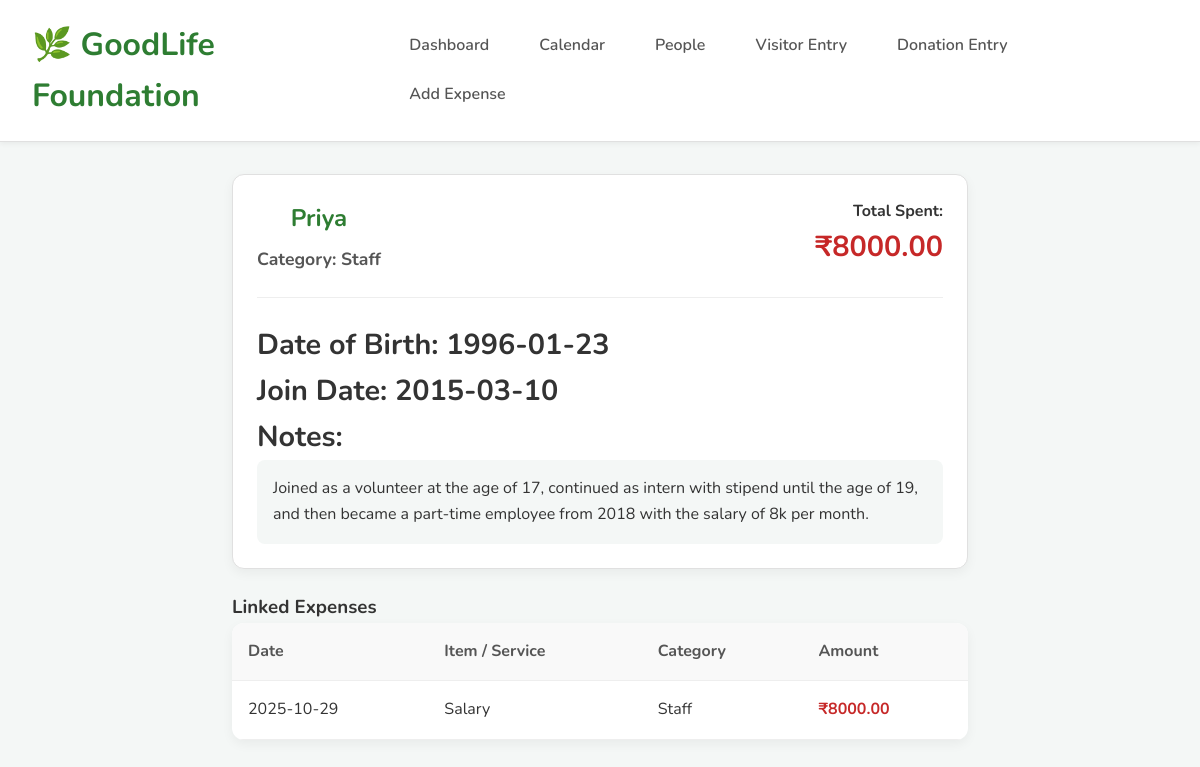
Page /person/2 on the committed database.
### tables this page shows
CREATE TABLE people (
                id INTEGER PRIMARY KEY AUTOINCREMENT,
                name TEXT NOT NULL,
                dob DATE,
                category TEXT NOT NULL,
                join_date DATE,
                notes TEXT
            );

CREATE TABLE expenses (
                id INTEGER PRIMARY KEY AUTOINCREMENT,
                item_name TEXT, amount REAL, category TEXT,
                details TEXT, expense_date DATE,
                person_id INTEGER, 
                FOREIGN KEY(person_id) REFERENCES people(id)
            );

### goodlife_admin.py (the view)
@app.route('/person/<int:person_id>')
def person_profile(person_id):
    db = get_db()
    person = db.execute("SELECT * FROM people WHERE id = ?", (person_id,)).fetchone()
    if not person:
        flash("Person not found.", "danger")
        return redirect(url_for('people_list'))
    expenses = db.execute('''
        SELECT item_name, amount, category, expense_date
        FROM expenses WHERE person_id = ?
        ORDER BY expense_date DESC
    ''', (person_id,)).fetchall()
    total_spent_row = db.execute("SELECT SUM(amount) as total FROM expenses WHERE person_id = ?", (person_id,)).fetchone()
    total_spent = total_spent_row['total'] or 0
    return render_template('person_profile.html', person=person, expenses=expenses, total_spent=total_spent)

### goodlife_admin.py (called while the page is built)
def get_db():
    if 'db' not in g:
        g.db = sqlite3.connect(DB_NAME)
        g.db.row_factory = sqlite3.Row
    return g.db

### templates/person_profile.html (shortened to what this page needs)
{% extends "base.html" %}
{% block content %}
<div class="finance-card" style="margin-bottom: 1.5rem;">
    <div style="display: flex; justify-content: space-between; align-items: flex-start;">
        <div>
            <h2>{{ person.name }}</h2>
            <p style="font-size: 1.1rem; color: #555; margin-top: -1rem;">
                <strong>Category:</strong> {{ person.category }}
            </p>
        </div>
        <div style="text-align: right;">
            <strong>Total Spent:</strong>
            <p style="font-size: 1.8rem; font-weight: bold;" class="negative">
                ₹{{ "%.2f"|format(total_spent) }}
            </p>
        </div>
    </div>
    <hr style="border: 0; border-top: 1px solid #eee; margin: 1.5rem 0;">
    <p><strong>Date of Birth:</strong> {{ person.dob or 'N/A' }}</p>
    <p><strong>Join Date:</strong> {{ person.join_date or 'N/A' }}</p>
    <p><strong>Notes:</strong></p>
    <pre style="background-color: #f4f7f6; padding: 1rem; border-radius: 8px; font-family: 'Nunito', sans-serif; white-space: pre-wrap;">{{ person.notes or 'No notes.' }}</pre>
</div>
<h3>Linked Expenses</h3>
<table class="expense-table">
    <thead>
        <tr>
            <th>Date</th>
            <th>Item / Service</th>
            <th>Category</th>
            <th>Amount</th>
        </tr>
    </thead>
    <tbody>
        {% for expense in expenses %}
            <tr>
                <td>{{ expense.expense_date }}</td>
                <td>{{ expense.item_name }}</td>
                <td>{{ expense.category }}</td>
                <td>₹{{ "%.2f"|format(expense.amount) }}</td>
            </tr>
        {% else %}
            <tr>
                <td colspan="4" style="text-align: center; padding: 2rem;">No expenses linked to this person.</td>
            </tr>
        {% endfor %}
    </tbody>
</table>
{% endblock %}

### static/styles.css (style rules this page uses)
* { box-sizing: border-box; margin: 0; padding: 0; }
body { font-family: 'Nunito', 'Segoe UI', sans-serif; background-color: #f4f7f6; color: #333; line-height: 1.6; }
h2 { color: #2e7d32; margin-bottom: 1.5rem; text-align: center; font-weight: 700; }
.finance-card { background-color: #ffffff; padding: 1.5rem; border: 1px solid #e0e0e0; border-radius: 12px; box-shadow: 0 4px 12px rgba(0, 0, 0, 0.05); }
.finance-card p { margin: 0; font-size: 1.8rem; font-weight: 700; }
.negative { color: #c62828; }

### templates/person_profile.html (style rules this page uses)
.expense-table { width: 100%; border-collapse: collapse; background: #fff; border-radius: 12px; overflow: hidden; box-shadow: 0 4px 12px rgba(0,0,0,0.05); }
.expense-table th, .expense-table td { padding: 1rem; text-align: left; border-bottom: 1px solid #eee; }
.expense-table th { background-color: #f9f9f9; font-weight: 700; color: #555; }
.expense-table td:last-child { font-weight: 700; color: #c62828; }

### rows in the picture
people: name "Priya", category "Staff", dob "1996-01-23", join_date "2015-03-10", notes "Joined as a volunteer at the age of 17, continued as intern with stipend until the age of 19, and then became a part-time employee from 2018 with the salary of 8k per month."
expenses: expense_date "2025-10-29", item_name "Salary", category "Staff", amount "8000.00"

### other values in the picture
{{ "%.2f"|format(total_spent) }} "8000.00"
